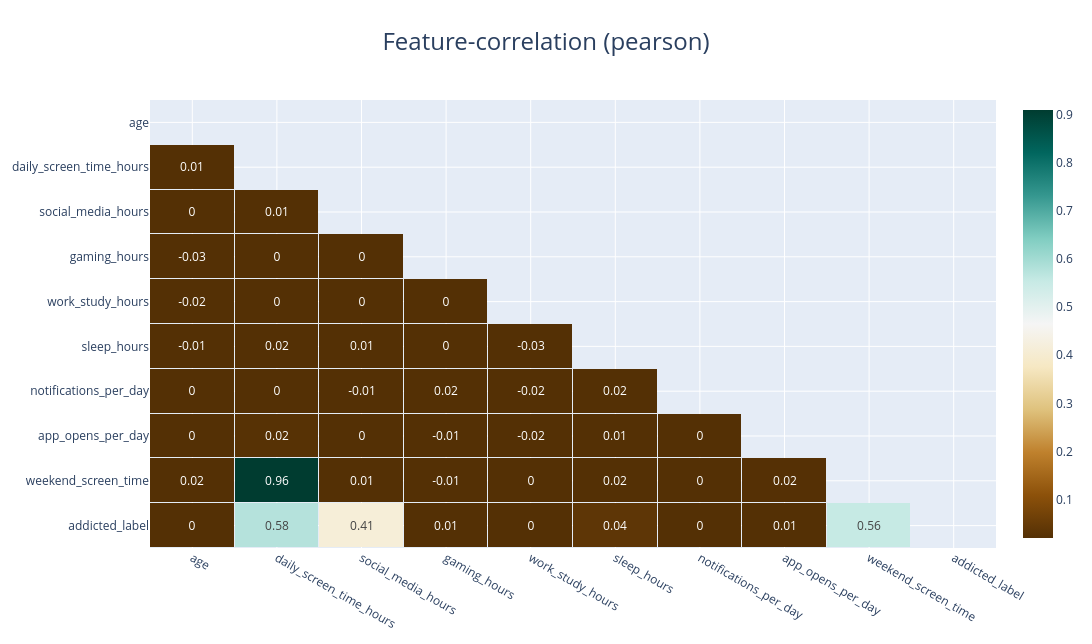

This figure's notebook cell:
### Code cell
klib.corr_interactive_plot(df, figsize=(15,6))

### Figure 1 — Plotly figure (JSON) as saved in the notebook; plotly's stock layout.template omitted (floating-point values rounded to 4 significant figures)
{"data": [{"colorscale": [[0, "rgb(84,48,5)"], [0.1, "rgb(140,81,10)"], [0.2, "rgb(191,129,45)"], [0.3, "rgb(223,194,125)"], [0.4, "rgb(246,232,195)"], [0.5, "rgb(245,245,245)"], [0.6, "rgb(199,234,229)"], [0.7, "rgb(128,205,193)"], [0.8, "rgb(53,151,143)"], [0.9, "rgb(1,102,94)"], [1, "rgb(0,60,48)"]], "hoverongaps": false, "text": [["", 0.56, 0.01, 0, 0.04, 0, 0.01, 0.41, 0.58, 0], ["", "", 0.02, 0, 0.02, 0, -0.01, 0.01, 0.96, 0.02], ["", "", "", 0, 0.01, -0.02, -0.01, 0, 0.02, 0], ["", "", "", "", 0.02, -0.02, 0.02, -0.01, 0, 0], ["", "", "", "", "", -0.03, 0, 0.01, 0.02, -0.01], ["", "", "", "", "", "", 0, 0, 0, -0.02], ["", "", "", "", "", "", "", 0, 0, -0.03], ["", "", "", "", "", "", "", "", 0.01, 0], ["", "", "", "", "", "", "", "", "", 0.01], ["", "", "", "", "", "", "", "", "", ""]], "textfont": {"size": 12}, "texttemplate": "%{text}", "type": "heatmap", "x": ["addicted_label", "weekend_screen_time", "app_opens_per_day", "notifications_per_day", "sleep_hours", "work_study_hours", "gaming_hours", "social_media_hours", "daily_screen_time_hours", "age"], "xgap": 1, "y": ["addicted_label", "weekend_screen_time", "app_opens_per_day", "notifications_per_day", "sleep_hours", "work_study_hours", "gaming_hours", "social_media_hours", "daily_screen_time_hours", "age"], "ygap": 1, "z": [[NaN, 0.5554, 0.01104, -0.0006601, 0.0355, 0.001103, 0.008485, 0.4142, 0.5771, 0.00422], [NaN, NaN, 0.02107, -0.002199, 0.01893, 0.004667, -0.006282, 0.0114, 0.9643, 0.01529], [NaN, NaN, NaN, 0.004598, 0.005692, -0.02168, -0.009917, -0.0003706, 0.02445, -0.002276], [NaN, NaN, NaN, NaN, 0.01627, -0.01752, 0.01556, -0.008593, 0.0008114, 0.0003874], [NaN, NaN, NaN, NaN, NaN, -0.02715, -0.002874, 0.005947, 0.01934, -0.007462], [NaN, NaN, NaN, NaN, NaN, NaN, 0.004384, -0.00258, 0.003108, -0.01715], [NaN, NaN, NaN, NaN, NaN, NaN, NaN, -0.0009021, 0.00114, -0.02611], [NaN, NaN, NaN, NaN, NaN, NaN, NaN, NaN, 0.01032, 0.0003421], [NaN, NaN, NaN, NaN, NaN, NaN, NaN, NaN, NaN, 0.01277], [NaN, NaN, NaN, NaN, NaN, NaN, NaN, NaN, NaN, NaN]], "zmax": 0.91, "zmin": 0.02}], "layout": {"autosize": true, "height": 644.1, "title": {"font": {"size": 24}, "text": "Feature-correlation (pearson)", "x": 0.5}, "width": 1380.0, "xaxis": {"autorange": "reversed"}}}
